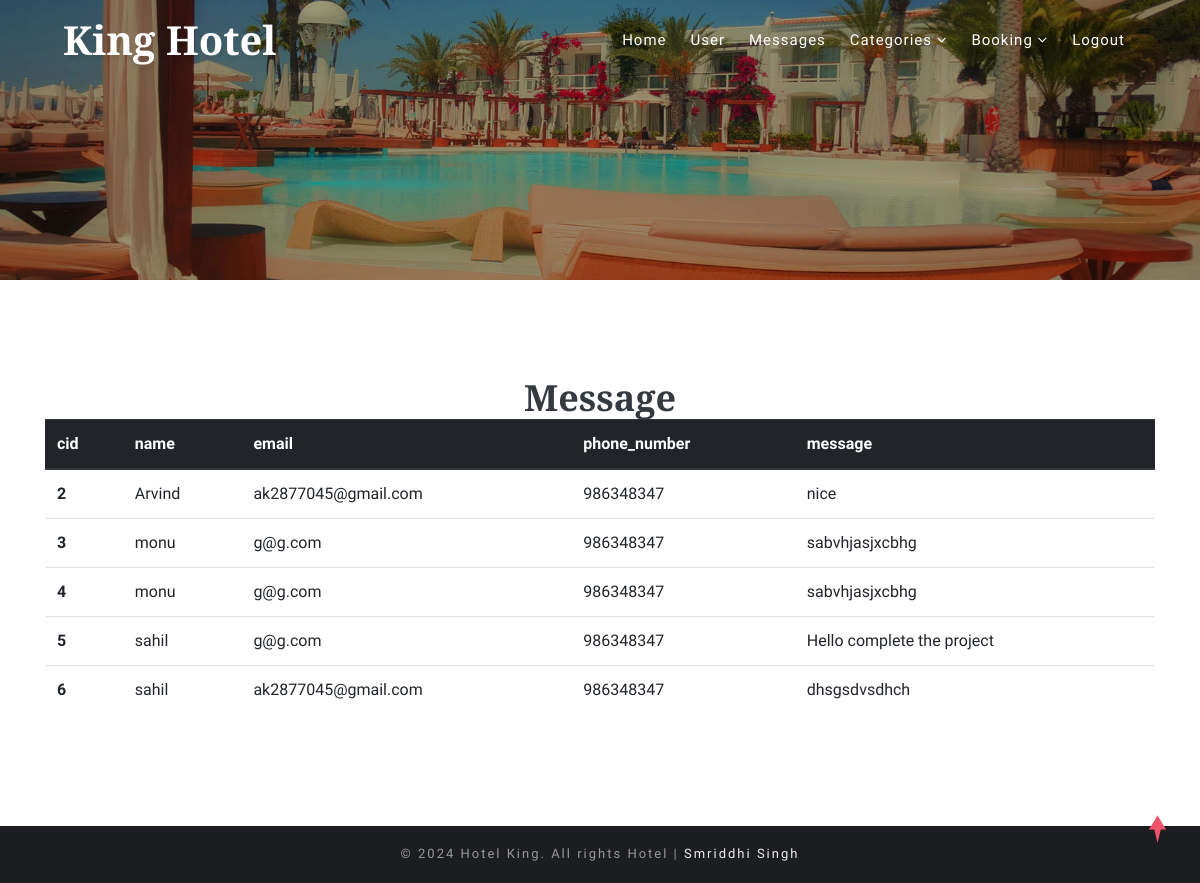
/admin/message.php (signed in), run on the app's committed database.
### tables this page shows
CREATE TABLE `contact` (
  `cid` int(255) NOT NULL,
  `name` varchar(50) NOT NULL,
  `email` varchar(255) NOT NULL,
  `phone_number` varchar(50) NOT NULL,
  `message` varchar(255) NOT NULL
);

### admin/message.php (the view, shortened to what this page needs)
<?php
include "header.php";
?>
	<div class="register-w3 py-5">
		<div class="container py-xl-5 py-lg-3">
			<h3 class="tittle text-center text-bl font-weight-bold">Message</h3>
			<table class="table">
			  <thead class="thead-dark">
				<tr>
					<th scope="col">cid</th>
				  <th scope="col">name</th>
				  <th scope="col">email</th>
				  <th scope="col">phone_number</th>
				  <th scope="col">message</th>
				</tr>
			  </thead>
			  <tbody>
					<?php
					 include "config.php";
					 $q = "select * from `contact`";
					 $res=mysqli_query($conn,$q);
					 if(mysqli_num_rows($res)>0)
					 {
						 while($row=mysqli_fetch_array($res))
						 {
				?>
				<tr>
				  <th ><?php echo $row['cid'];?></th>
				  <td><?php echo $row['name'];?></td>
				  <td><?php echo $row['email'];?></td>
				  <td><?php echo $row['phone_number'];?></td>
				  <td><?php echo $row['message'];?></td>
				</tr>
			<?php
						 }
					 }
			?>
			  </tbody>
			</table>
		</div>
	</div>
<?php
	include "footer.php";
?>

### admin/header.php (shortened to what this page needs)
<!DOCTYPE html>
<html lang="zxx">
<head>
	<link rel="stylesheet" href="css/bootstrap.css">
	<link rel="stylesheet" href="css/style.css" type="text/css" media="all" />
	<link href="css/font-awesome.min.css" rel="stylesheet">
</head>
<body>
	<div class="main-top" id="home">
		<header>
			<div class="container-fluid">
				<div class="header d-md-flex justify-content-between align-items-center py-3 px-xl-5 px-lg-3 px-2">
					<div id="logo">
						<h1><a href="index.php">King Hotel</a></h1>
					</div>
					<div class="nav_w3ls">
						<nav>
							<ul class="menu">
								<li><a href="index.php" class="active">Home</a></li>
								<li><a href="user.php">User</a></li>
								<li><a href="message.php">Messages</a></li>
								<li>
									<a href="#">Categories <span class="fa fa-angle-down" aria-hidden="true"></span></a>
								</li>
								<li>
									<a href="#">Booking <span class="fa fa-angle-down" aria-hidden="true"></span></a>
								</li>
								<?php
								if(isset($_SESSION['adminid']))
								{
																echo '<li><a href="logout.php">Logout</a></li>';
								}
																?>
							</ul>
						</nav>
					</div>
				</div>
			</div>
		</header>
		<div class="banner_w3lspvt-2">
		</div>
	</div>

### admin/footer.php
	<div class="cpy-right text-center py-3">
		<p>© 2024 Hotel King. All rights Hotel |
			<a href="http://w3layouts.com"> Smriddhi Singh</a>
		</p>
	</div>
	<a href="#home" class="move-top text-center"></a>
</body>
</html>

### admin/css/style.css (style rules this page uses)
body { padding: 0; margin: 0; background: #FFF; font-family: 'Oxygen', sans-serif; }
body button, .btn, body a { transition: 0.5s all; -webkit-transition: 0.5s all; -moz-transition: 0.5s all; -o-transition: 0.5s all; -ms-transition: 0.5s all; }
html { scroll-behavior: smooth; }
h1, h2, h3, h4, h5, h6 { margin: 0; padding: 0; font-family: 'Crimson Text', serif; }
p { margin: 0; padding: 0; font-size: 15px; letter-spacing: 1px; line-height: 1.9; color: #999; font-family: 'Oxygen', sans-serif; }
ul, ol { margin: 0; padding: 0; }
.text-bl { color: #343a40; }
a.move-top { width: 34px; height: 34px; background: url(../images/move-top.png) no-repeat; display: inline-block; position: fixed; bottom: 4%; right: 2%; z-index: 0; }
.main-top { position: relative; }
header { position: absolute; width: 100%; z-index: 9; }
nav { margin: 0; padding: 0; }
#logo a { float: left; display: initial; font-weight: 700; font-size: 40px; color: #fff; text-shadow: 2px 5px 3px rgba(0, 0, 0, 0.06); padding: 0; }
nav:after { content: ""; display: table; clear: both; }
nav ul { float: right; padding: 0; margin: 0; list-style: none; position: relative; }
nav ul li { margin: 0px; display: inline-block; float: left; }
nav a { color: #fff; font-size: 15px; -webkit-border-radius: 4px; -o-border-radius: 4px; -ms-border-radius: 4px; -moz-border-radius: 4px; border-radius: 4px; letter-spacing: 1px; display: inline-block; margin: 0 12px; transition: 0.5s all; -webkit-transition: 0.5s all; -moz-transition: 0.5s all; -o-transition: 0.5s all; -ms-transition: 0.5s all; }
li>a:only-child:after { content: ''; }
h3.tittle { font-size: 38px; }
.cpy-right { background: #1c1d21; }
.cpy-right p { letter-spacing: 2px; font-size: 14px; }
.cpy-right p a { color: #eee; }
.banner_w3lspvt-2 { background: url(../images/3.jpg) no-repeat center; background-size: cover; -webkit-background-size: cover; -moz-background-size: cover; -o-background-size: cover; -ms-background-size: cover; min-height: 300px; }
@media (max-width: 1366px) { .banner_w3lspvt-2 { min-height: 280px; } }
@media (max-width: 1280px) { .cpy-right p { font-size: 13px; } }
@media (max-width: 1280px) { h3.tittle { font-size: 36px; } }

### data on the page
contact: cid "2", name "Arvind", email "ak2877045@gmail.com", phone_number "986348347", message "nice"
contact: cid "3", name "monu", email "g@g.com", phone_number "986348347", message "sabvhjasjxcbhg"
contact: cid "4", name "monu", email "g@g.com", phone_number "986348347", message "sabvhjasjxcbhg"
contact: cid "5", name "sahil", email "g@g.com", phone_number "986348347", message "Hello complete the project"
contact: cid "6", name "sahil", email "ak2877045@gmail.com", phone_number "986348347", message "dhsgsdvsdhch"
